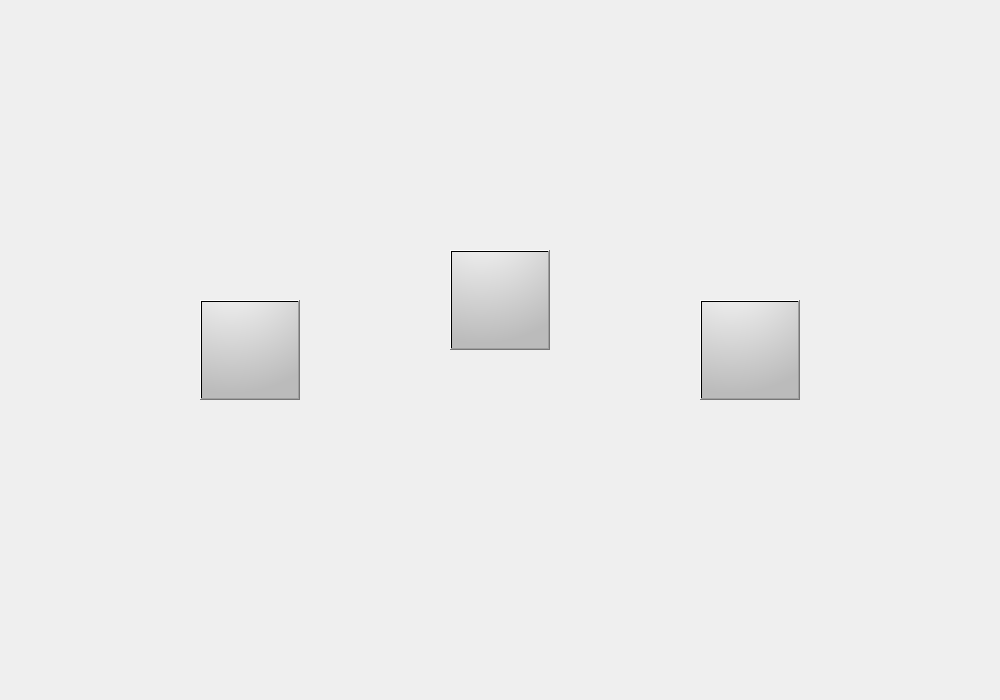
<?xml version="1.0" encoding="UTF-8"?>
<ui version="4.0">
 <class>MainWindow</class>
 <widget class="QMainWindow" name="MainWindow">
  <property name="geometry">
   <rect>
    <x>0</x>
    <y>0</y>
    <width>1000</width>
    <height>700</height>
   </rect>
  </property>
  <property name="windowTitle">
   <string>MainWindow</string>
  </property>
  <widget class="QWidget" name="centralwidget">
   <widget class="QStackedWidget" name="stackedWidget">
    <property name="geometry">
     <rect>
      <x>0</x>
      <y>0</y>
      <width>1001</width>
      <height>701</height>
     </rect>
    </property>
    <property name="styleSheet">
     <string notr="true">background: url('qt_windows/background.png')</string>
    </property>
    <widget class="QWidget" name="main_window">
     <widget class="QPushButton" name="exit">
      <property name="geometry">
       <rect>
        <x>700</x>
        <y>300</y>
        <width>100</width>
        <height>100</height>
       </rect>
      </property>
      <property name="font">
       <font>
        <family>DejaVu Sans</family>
        <pointsize>26</pointsize>
       </font>
      </property>
      <property name="toolTip">
       <string extracomment="Play">&lt;html&gt;&lt;head/&gt;&lt;body&gt;&lt;p&gt;Exit&lt;/p&gt;&lt;/body&gt;&lt;/html&gt;</string>
      </property>
      <property name="styleSheet">
       <string notr="true">background: qradialgradient(cx: 0.3, cy: -0.4,fx: 0.3, fy: -0.4,radius: 1.35,stop: 0 #fff, stop: 1 #bbb);
background-image: url('qt_windows/exit.png');</string>
      </property>
      <property name="inputMethodHints">
       <set>Qt::ImhHiddenText</set>
      </property>
      <property name="text">
       <string/>
      </property>
     </widget>
     <widget class="QPushButton" name="credits">
      <property name="geometry">
       <rect>
        <x>200</x>
        <y>300</y>
        <width>100</width>
        <height>100</height>
       </rect>
      </property>
      <property name="font">
       <font>
        <family>DejaVu Sans</family>
        <pointsize>26</pointsize>
       </font>
      </property>
      <property name="toolTip">
       <string extracomment="Play">&lt;html&gt;&lt;head/&gt;&lt;body&gt;&lt;p&gt;See who made this game&lt;/p&gt;&lt;/body&gt;&lt;/html&gt;</string>
      </property>
      <property name="styleSheet">
       <string notr="true">background: qradialgradient(cx: 0.3, cy: -0.4,fx: 0.3, fy: -0.4,radius: 1.35,stop: 0 #fff, stop: 1 #bbb);
background-image: url('qt_windows/credits.png');</string>
      </property>
      <property name="inputMethodHints">
       <set>Qt::ImhHiddenText</set>
      </property>
      <property name="text">
       <string/>
      </property>
     </widget>
     <widget class="QPushButton" name="play">
      <property name="geometry">
       <rect>
        <x>450</x>
        <y>250</y>
        <width>100</width>
        <height>100</height>
       </rect>
      </property>
      <property name="font">
       <font>
        <family>DejaVu Sans</family>
        <pointsize>26</pointsize>
       </font>
      </property>
      <property name="toolTip">
       <string extracomment="Play">&lt;html&gt;&lt;head/&gt;&lt;body&gt;&lt;p&gt;Play the game!&lt;/p&gt;&lt;/body&gt;&lt;/html&gt;</string>
      </property>
      <property name="styleSheet">
       <string notr="true">background: qradialgradient(cx: 0.3, cy: -0.4,fx: 0.3, fy: -0.4,radius: 1.35,stop: 0 #fff, stop: 1 #bbb);
background-image: url('qt_windows/play.png');</string>
      </property>
      <property name="inputMethodHints">
       <set>Qt::ImhHiddenText</set>
      </property>
      <property name="text">
       <string/>
      </property>
     </widget>
    </widget>
    <widget class="QWidget" name="page_2"/>
   </widget>
  </widget>
 </widget>
 <resources/>
 <connections/>
</ui>
